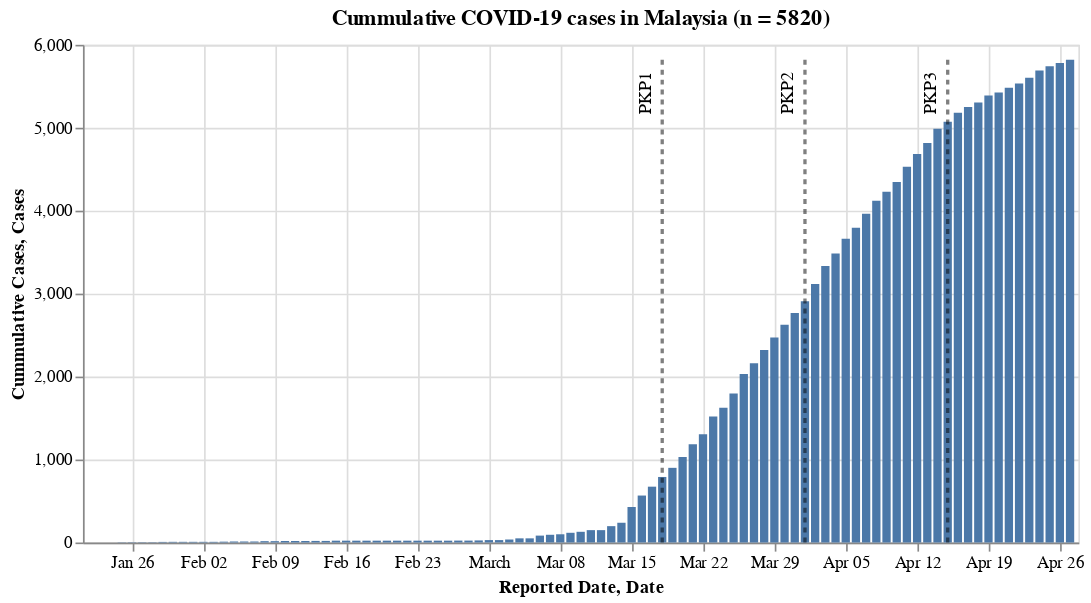

Notebook code cell kept with this figure:
### Code cell
#hide_input
_confirmed_bar = alt.Chart(df_confirmed_my).mark_bar().encode(
    x='Reported Date:T',
    y='Cummulative Cases:Q',
    tooltip=list(df_confirmed_my)
).properties(
    width=600,
    title=f'Cummulative COVID-19 cases in Malaysia (n = {n_confirmed_my})'
)

(_confirmed_bar + _pkp_line(n_confirmed_my + 1))

### Figure 1 — Vega-Lite specification as saved in the notebook (floating-point values rounded to 4 significant figures)
{"config": {"view": {"continuousWidth": 400, "continuousHeight": 300}}, "layer": [{"data": {"name": "data-83a790259a3fc84eca988a052ba7098e"}, "mark": "bar", "encoding": {"tooltip": [{"type": "temporal", "field": "Reported Date"}, {"type": "quantitative", "field": "Cummulative Cases"}], "x": {"type": "temporal", "field": "Reported Date"}, "y": {"type": "quantitative", "field": "Cummulative Cases"}}, "title": "Cummulative COVID-19 cases in Malaysia (n = 5820)", "width": 600}, {"layer": [{"mark": {"type": "line", "color": "black", "opacity": 0.5, "strokeDash": [3, 3]}, "encoding": {"x": {"type": "temporal", "field": "Date"}, "y": {"type": "quantitative", "field": "Cases"}}}, {"mark": {"type": "text", "angle": 270, "dx": -20, "dy": -10, "text": "PKP1"}, "encoding": {"x": {"type": "temporal", "field": "Date"}, "y": {"type": "quantitative", "field": "Cases"}}, "transform": [{"filter": "(datum['Cases'] > 0)"}]}, {"layer": [{"mark": {"type": "line", "color": "black", "opacity": 0.5, "strokeDash": [3, 3]}, "encoding": {"x": {"type": "temporal", "field": "Date"}, "y": {"type": "quantitative", "field": "Cases"}}}, {"mark": {"type": "text", "angle": 270, "dx": -20, "dy": -10, "text": "PKP2"}, "encoding": {"x": {"type": "temporal", "field": "Date"}, "y": {"type": "quantitative", "field": "Cases"}}, "transform": [{"filter": "(datum['Cases'] > 0)"}]}], "data": {"name": "data-717b2dd782885f7936c6ec616de1f49b"}}, {"layer": [{"mark": {"type": "line", "color": "black", "opacity": 0.5, "strokeDash": [3, 3]}, "encoding": {"x": {"type": "temporal", "field": "Date"}, "y": {"type": "quantitative", "field": "Cases"}}}, {"mark": {"type": "text", "angle": 270, "dx": -20, "dy": -10, "text": "PKP3"}, "encoding": {"x": {"type": "temporal", "field": "Date"}, "y": {"type": "quantitative", "field": "Cases"}}, "transform": [{"filter": "(datum['Cases'] > 0)"}]}], "data": {"name": "data-2707fc08c6052718f5a1d475c9dceb85"}}], "data": {"name": "data-70c7e2abeeded76aa587b350fcc7435e"}}], "$schema": "https://vega.github.io/schema/vega-lite/v4.8.1.json", "datasets": {"data-83a790259a3fc84eca988a052ba7098e": [{"Reported Date": "2020-01-22T00:00:00", "Cummulative Cases": 0}, {"Reported Date": "2020-01-23T00:00:00", "Cummulative Cases": 0}, {"Reported Date": "2020-01-24T00:00:00", "Cummulative Cases": 0}, {"Reported Date": "2020-01-25T00:00:00", "Cummulative Cases": 3}, {"Reported Date": "2020-01-26T00:00:00", "Cummulative Cases": 4}, {"Reported Date": "2020-01-27T00:00:00", "Cummulative Cases": 4}, {"Reported Date": "2020-01-28T00:00:00", "Cummulative Cases": 4}, {"Reported Date": "2020-01-29T00:00:00", "Cummulative Cases": 7}, {"Reported Date": "2020-01-30T00:00:00", "Cummulative Cases": 8}, {"Reported Date": "2020-01-31T00:00:00", "Cummulative Cases": 8}, {"Reported Date": "2020-02-01T00:00:00", "Cummulative Cases": 8}, {"Reported Date": "2020-02-02T00:00:00", "Cummulative Cases": 8}, {"Reported Date": "2020-02-03T00:00:00", "Cummulative Cases": 8}, {"Reported Date": "2020-02-04T00:00:00", "Cummulative Cases": 10}, {"Reported Date": "2020-02-05T00:00:00", "Cummulative Cases": 12}, {"Reported Date": "2020-02-06T00:00:00", "Cummulative Cases": 12}, {"Reported Date": "2020-02-07T00:00:00", "Cummulative Cases": 12}, {"Reported Date": "2020-02-08T00:00:00", "Cummulative Cases": 16}, {"Reported Date": "2020-02-09T00:00:00", "Cummulative Cases": 16}, {"Reported Date": "2020-02-10T00:00:00", "Cummulative Cases": 18}, {"Reported Date": "2020-02-11T00:00:00", "Cummulative Cases": 18}, {"Reported Date": "2020-02-12T00:00:00", "Cummulative Cases": 18}, {"Reported Date": "2020-02-13T00:00:00", "Cummulative Cases": 19}, {"Reported Date": "2020-02-14T00:00:00", "Cummulative Cases": 19}, {"Reported Date": "2020-02-15T00:00:00", "Cummulative Cases": 22}, {"Reported Date": "2020-02-16T00:00:00", "Cummulative Cases": 22}, {"Reported Date": "2020-02-17T00:00:00", "Cummulative Cases": 22}, {"Reported Date": "2020-02-18T00:00:00", "Cummulative Cases": 22}, {"Reported Date": "2020-02-19T00:00:00", "Cummulative Cases": 22}, {"Reported Date": "2020-02-20T00:00:00", "Cummulative Cases": 22}, {"Reported Date": "2020-02-21T00:00:00", "Cummulative Cases": 22}, {"Reported Date": "2020-02-22T00:00:00", "Cummulative Cases": 22}, {"Reported Date": "2020-02-23T00:00:00", "Cummulative Cases": 22}, {"Reported Date": "2020-02-24T00:00:00", "Cummulative Cases": 22}, {"Reported Date": "2020-02-25T00:00:00", "Cummulative Cases": 22}, {"Reported Date": "2020-02-26T00:00:00", "Cummulative Cases": 22}, {"Reported Date": "2020-02-27T00:00:00", "Cummulative Cases": 23}, {"Reported Date": "2020-02-28T00:00:00", "Cummulative Cases": 23}, {"Reported Date": "2020-02-29T00:00:00", "Cummulative Cases": 25}, {"Reported Date": "2020-03-01T00:00:00", "Cummulative Cases": 29}, {"Reported Date": "2020-03-02T00:00:00", "Cummulative Cases": 29}, {"Reported Date": "2020-03-03T00:00:00", "Cummulative Cases": 36}, {"Reported Date": "2020-03-04T00:00:00", "Cummulative Cases": 50}, {"Reported Date": "2020-03-05T00:00:00", "Cummulative Cases": 50}, {"Reported Date": "2020-03-06T00:00:00", "Cummulative Cases": 83}, {"Reported Date": "2020-03-07T00:00:00", "Cummulative Cases": 93}, {"Reported Date": "2020-03-08T00:00:00", "Cummulative Cases": 99}, {"Reported Date": "2020-03-09T00:00:00", "Cummulative Cases": 117}, {"Reported Date": "2020-03-10T00:00:00", "Cummulative Cases": 129}, {"Reported Date": "2020-03-11T00:00:00", "Cummulative Cases": 149}, {"Reported Date": "2020-03-12T00:00:00", "Cummulative Cases": 149}, {"Reported Date": "2020-03-13T00:00:00", "Cummulative Cases": 197}, {"Reported Date": "2020-03-14T00:00:00", "Cummulative Cases": 238}, {"Reported Date": "2020-03-15T00:00:00", "Cummulative Cases": 428}, {"Reported Date": "2020-03-16T00:00:00", "Cummulative Cases": 566}, {"Reported Date": "2020-03-17T00:00:00", "Cummulative Cases": 673}, {"Reported Date": "2020-03-18T00:00:00", "Cummulative Cases": 790}, {"Reported Date": "2020-03-19T00:00:00", "Cummulative Cases": 900}, {"Reported Date": "2020-03-20T00:00:00", "Cummulative Cases": 1030}, {"Reported Date": "2020-03-21T00:00:00", "Cummulative Cases": 1183}, {"Reported Date": "2020-03-22T00:00:00", "Cummulative Cases": 1306}, {"Reported Date": "2020-03-23T00:00:00", "Cummulative Cases": 1518}, {"Reported Date": "2020-03-24T00:00:00", "Cummulative Cases": 1624}, {"Reported Date": "2020-03-25T00:00:00", "Cummulative Cases": 1796}, {"Reported Date": "2020-03-26T00:00:00", "Cummulative Cases": 2031}, {"Reported Date": "2020-03-27T00:00:00", "Cummulative Cases": 2161}, {"Reported Date": "2020-03-28T00:00:00", "Cummulative Cases": 2320}, {"Reported Date": "2020-03-29T00:00:00", "Cummulative Cases": 2470}, {"Reported Date": "2020-03-30T00:00:00", "Cummulative Cases": 2626}, {"Reported Date": "2020-03-31T00:00:00", "Cummulative Cases": 2766}, {"Reported Date": "2020-04-01T00:00:00", "Cummulative Cases": 2908}, {"Reported Date": "2020-04-02T00:00:00", "Cummulative Cases": 3116}, {"Reported Date": "2020-04-03T00:00:00", "Cummulative Cases": 3333}, {"Reported Date": "2020-04-04T00:00:00", "Cummulative Cases": 3483}, {"Reported Date": "2020-04-05T00:00:00", "Cummulative Cases": 3662}, {"Reported Date": "2020-04-06T00:00:00", "Cummulative Cases": 3793}, {"Reported Date": "2020-04-07T00:00:00", "Cummulative Cases": 3963}, {"Reported Date": "2020-04-08T00:00:00", "Cummulative Cases": 4119}, {"Reported Date": "2020-04-09T00:00:00", "Cummulative Cases": 4228}, {"Reported Date": "2020-04-10T00:00:00", "Cummulative Cases": 4346}, {"Reported Date": "2020-04-11T00:00:00", "Cummulative Cases": 4530}, {"Reported Date": "2020-04-12T00:00:00", "Cummulative Cases": 4683}, {"Reported Date": "2020-04-13T00:00:00", "Cummulative Cases": 4817}, {"Reported Date": "2020-04-14T00:00:00", "Cummulative Cases": 4987}, {"Reported Date": "2020-04-15T00:00:00", "Cummulative Cases": 5072}, {"Reported Date": "2020-04-16T00:00:00", "Cummulative Cases": 5182}, {"Reported Date": "2020-04-17T00:00:00", "Cummulative Cases": 5251}, {"Reported Date": "2020-04-18T00:00:00", "Cummulative Cases": 5305}, {"Reported Date": "2020-04-19T00:00:00", "Cummulative Cases": 5389}, {"Reported Date": "2020-04-20T00:00:00", "Cummulative Cases": 5425}, {"Reported Date": "2020-04-21T00:00:00", "Cummulative Cases": 5482}, {"Reported Date": "2020-04-22T00:00:00", "Cummulative Cases": 5532}, {"Reported Date": "2020-04-23T00:00:00", "Cummulative Cases": 5603}, {"Reported Date": "2020-04-24T00:00:00", "Cummulative Cases": 5691}, {"Reported Date": "2020-04-25T00:00:00", "Cummulative Cases": 5742}, {"Reported Date": "2020-04-26T00:00:00", "Cummulative Cases": 5780}, {"Reported Date": "2020-04-27T00:00:00", "Cummulative Cases": 5820}], "data-70c7e2abeeded76aa587b350fcc7435e": [{"Date": "2020-03-18", "Cases": 0}, {"Date": "2020-03-18", "Cases": 5821}], "data-717b2dd782885f7936c6ec616de1f49b": [{"Date": "2020-04-01", "Cases": 0}, {"Date": "2020-04-01", "Cases": 5821}], "data-2707fc08c6052718f5a1d475c9dceb85": [{"Date": "2020-04-15", "Cases": 0}, {"Date": "2020-04-15", "Cases": 5821}]}}
